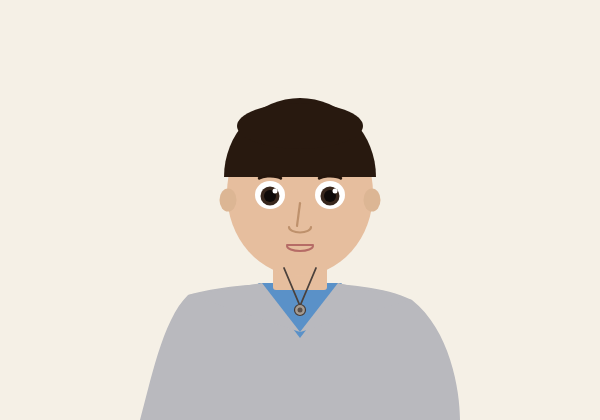
Frame 1 (no input)
Frame 2 (the mouse pressed at the canvas centre, redrawn once): identical to frame 1, image omitted

The p5.js sketch that drew this single still picture (run headless with seeded random() and noise() and a simulated clock; the mouse was pressed at the canvas centre and the sketch redrawn once):

// p5.js sketch
// ── sketch.js
function setup() {
  createCanvas(600, 420);
  noLoop();
}

function draw() {
  background(245, 240, 230);

  
  fill(185, 185, 190); noStroke();
  beginShape();
  vertex(140, 420); vertex(460, 420);
  bezierVertex(460, 390, 450, 330, 412, 300);
  bezierVertex(385, 287, 345, 283, 300, 283);
  bezierVertex(255, 283, 215, 287, 188, 295);
  bezierVertex(162, 320, 150, 385, 140, 420);
  endShape(CLOSE);

  
  fill(90, 145, 200); noStroke();
  triangle(258, 283, 342, 283, 300, 338);
  fill(185, 185, 190);
  triangle(188, 295, 262, 283, 300, 332);
  triangle(412, 300, 338, 283, 300, 332);

  
  fill(230, 190, 158); noStroke();
  rect(273, 252, 54, 38, 3);

  
  fill(230, 190, 158); noStroke();
  ellipse(300, 193, 146, 165);

  
  fill(40, 25, 15); noStroke();
  arc(300, 177, 152, 158, PI, TWO_PI);
  ellipse(300, 126, 126, 46);

  
  fill(220, 182, 148); noStroke();
  ellipse(228, 200, 17, 23);
  ellipse(372, 200, 17, 23);

  fill(255); ellipse(270,195,30,28); ellipse(330,195,30,28);
  fill(55,38,28); ellipse(270,196,19,19); ellipse(330,196,19,19);
  fill(15,10,8); ellipse(270,196,12,12); ellipse(330,196,12,12);
  fill(255); ellipse(275,191,5,5); ellipse(335,191,5,5);

  stroke(38,22,12); strokeWeight(2.8); noFill();
  arc(270,181,26,10,PI+0.25,TWO_PI-0.25);
  arc(330,181,26,10,PI+0.25,TWO_PI-0.25);

  
  stroke(190,145,108); strokeWeight(2.2); noFill();
  line(300,203, 297,226);
  arc(300,227,22,11,0,PI);

  
  stroke(182,108,102); strokeWeight(2); noFill();
  line(287,245, 313,245);
  arc(300,246,26,10,0,PI);

  
  stroke(75,65,60); strokeWeight(1.8); noFill();
  line(284,268, 300,306);
  line(316,268, 300,306);
  fill(165,155,145); stroke(70,60,55); strokeWeight(1.2);
  ellipse(300,310,11,11);
  fill(90,80,75); noStroke();
  ellipse(300,310,5,5);
}
